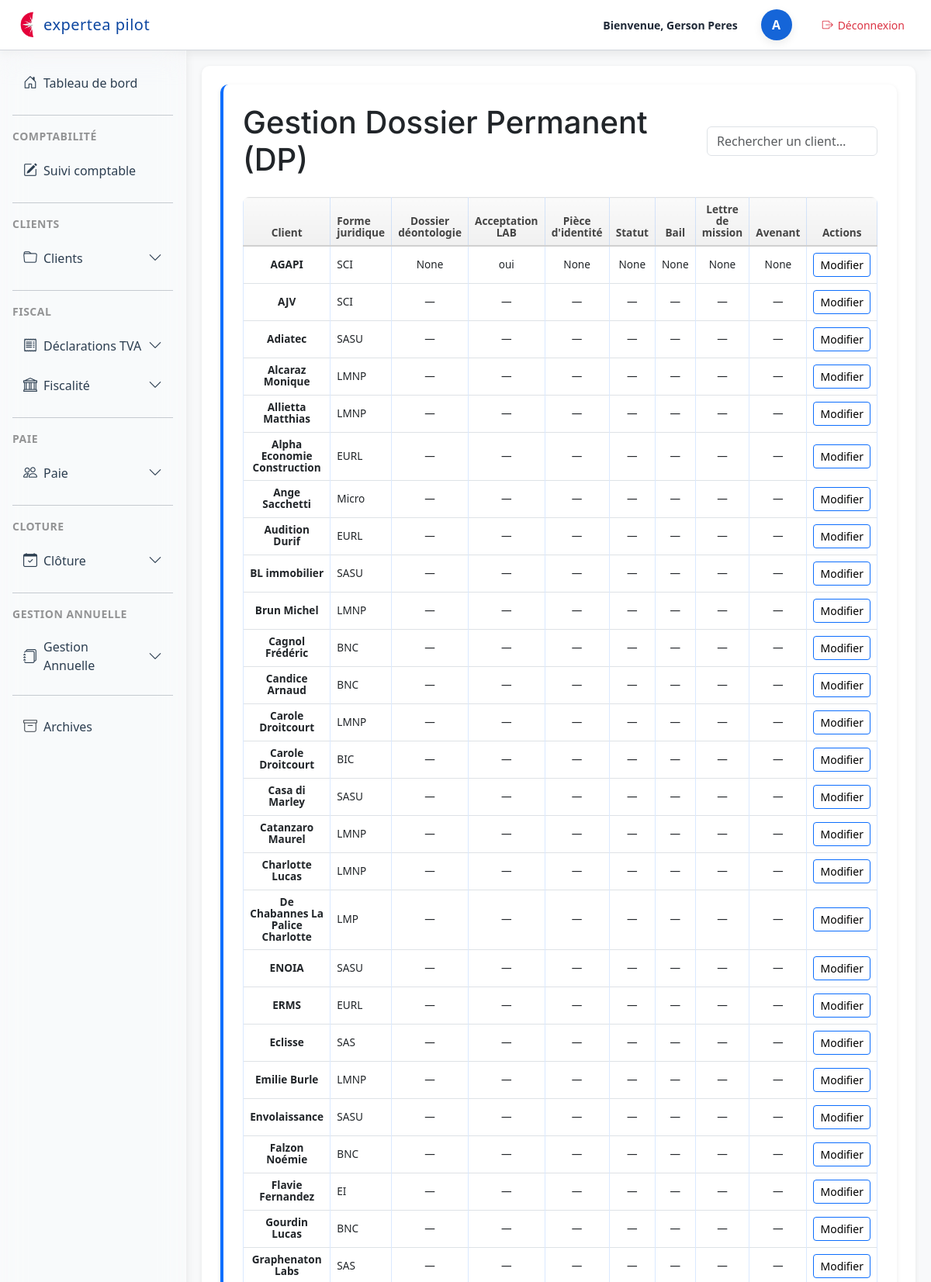
The page /dossiers/dp/gestion/ (signed in, upper part) on the database its author committed.
### dossiers/models.py (models this page shows, shortened)
class Client(models.Model):
    REGIME_IMPOSITION_CHOICES = [
        ('IS', 'IS'),
        ('IR', 'IR'),
        ("RS", "Réel simplifié"),
        ("RN", "Réel normal"),
        ("MICRO", "Micro"),
        ("IR_CRL", "IR (CRL)"),
    ]
    REGIME_TVA_CHOICES = [
        ('CA3M', 'CA3 mensuelle'),
        ('CA3T', 'CA3 trimestrielle'),
        ('CA12', 'CA12'),
        ('FRANCHISE', 'Franchise'),
        ('EXO', 'Exonéré'),
    ]
    PERIODICITE_CHOICES = [
        ('MENSUEL', 'Mensuel'),
        ('TRIMESTRIEL', 'Trimestriel'),
        ('ANNUEL', 'Annuel'),
        ('REGULIER', 'Régulier'),
    ]
    user = models.OneToOneField(
        User,
        on_delete=models.CASCADE,
        null=True,
        blank=True,
        help_text="Utilisateur associé à ce client"
    )
    numero = models.IntegerField(null=True, blank=True)
    nom = models.CharField(max_length=255)
    forme_juridique = models.CharField(max_length=50)
    regime_imposition = models.CharField(
        max_length=20,
        choices=REGIME_IMPOSITION_CHOICES,
        null=True,
        blank=True
    )
    date_cloture = models.CharField(max_length=10, blank=True, null=True)
    regime_tva = models.CharField(
        max_length=20,
        choices=REGIME_TVA_CHOICES
    )
    periodicite = models.CharField(
        max_length=20,
        choices=PERIODICITE_CHOICES,
        null=True,
        blank=True,
        verbose_name="Périodicité de la saisie",
    )
    jour_echeance_tva = models.PositiveSmallIntegerField(
        blank=True,
        null=True,
        help_text="Jour du mois pour l'échéance TVA (1 à 31)"
    )
    commentaires = models.TextField(blank=True)
    archive = models.BooleanField(default=False)
    module_saisie = models.BooleanField(default=False, verbose_name="Saisie comptable")
    module_tva = models.BooleanField(default=False)
    module_cfe = models.BooleanField(default=False, verbose_name="CFE")
    module_cvae = models.BooleanField(default=False, verbose_name="CVAE")
    module_tvs = models.BooleanField(default=False, verbose_name="TVS")
    module_cloture = models.BooleanField(default=False, verbose_name="Clôture")
    module_dividendes = models.BooleanField(default=False, verbose_name="Dividendes")
    module_social = models.BooleanField(default=False, verbose_name="Social")
    module_ir = models.BooleanField(default=False, verbose_name="IR personnel")
    module_suivi_mission = models.BooleanField(default=False, verbose_name="Suivi mission et LAB")
    module_paie = models.BooleanField(default=False, verbose_name="Module Paie")

class DPDeclaration(models.Model):
    client = models.OneToOneField(
        Client,
        on_delete=models.CASCADE,
        related_name="dp"
    )
    dossier_deontologie = models.CharField(max_length=255, blank=True, null=True)
    acceptation_lab = models.CharField(max_length=255, blank=True, null=True)
    piece_identite = models.CharField(max_length=255, blank=True, null=True)
    statut = models.CharField(max_length=255, blank=True, null=True)
    bail = models.CharField(max_length=255, blank=True, null=True)
    lettre_mission = models.CharField(max_length=255, blank=True, null=True)
    avenant = models.CharField(max_length=255, blank=True, null=True)

### dossiers/views.py (the view)
# urls.py: path("dp/gestion/", views.dp_gestion, name="dp_gestion"),
@login_required
def dp_gestion(request):
    clients = Client.objects.all().order_by("nom")
    for client in clients:
        if not hasattr(client, "dp"):
            client.dp, _ = DPDeclaration.objects.get_or_create(client=client)
    return render(request, "dp/dp_gestion.html", {
        "clients": clients,
    })

### dossiers/templates/dp/dp_gestion.html (shortened to what this page needs)
{% extends "base.html" %}
{% block content %}
<section class="section">
<div class="d-flex justify-content-between align-items-center mb-4">
    <h1 class="m-0">Gestion Dossier Permanent (DP)</h1>
    <input type="text"
           id="searchInput"
           class="form-control"
           placeholder="Rechercher un client…"
           style="width: 220px;">
</div>
<table class="table table-bordered align-middle mt-4">
    <thead class="table-light">
        <tr>
            <th>Client</th>
            <th>Forme juridique</th>
            <th>Dossier déontologie</th>
            <th>Acceptation LAB</th>
            <th>Pièce d'identité</th>
            <th>Statut</th>
            <th>Bail</th>
            <th>Lettre de mission</th>
            <th>Avenant</th>
            <th>Actions</th>
        </tr>
    </thead>
    <tbody>
    {% for client in clients %}
        {% with dp=client.dp %}
        <tr>
            <td><strong>{{ client.nom }}</strong></td>
            <td>{{ client.forme_juridique|default:"—" }}</td>
            <td>{{ dp.dossier_deontologie|default:"—" }}</td>
            <td>{{ dp.acceptation_lab|default:"—" }}</td>
            <td>{{ dp.piece_identite|default:"—" }}</td>
            <td>{{ dp.statut|default:"—" }}</td>
            <td>{{ dp.bail|default:"—" }}</td>
            <td>{{ dp.lettre_mission|default:"—" }}</td>
            <td>{{ dp.avenant|default:"—" }}</td>
            <td>
                <a href="{% url 'dp_saisie' client.id %}"
                   class="btn btn-sm btn-outline-primary">
                    Modifier
                </a>
            </td>
        </tr>
        {% endwith %}
    {% endfor %}
    </tbody>
</table>
</section>
{% endblock %}

### dossiers/templates/base.html (shortened to what this page needs)
<!DOCTYPE html>
<html lang="fr">
<head>
    {% load static %}
    <link rel="stylesheet" href="{% static 'css/base.css' %}">
    <link rel="stylesheet" href="{% static 'css/dashboard.css' %}">
    <link rel="stylesheet"
          href="https://cdn.jsdelivr.net/npm/bootstrap@5.3.0/dist/css/bootstrap.min.css">
    <link rel="stylesheet"
      href="https://cdn.jsdelivr.net/npm/bootstrap-icons@1.11.3/font/bootstrap-icons.css">
</head>
<body class="bg-light">
<header class="top-header">
    <div class="header-left">
        <img src="{% static 'img/logo.png' %}" alt="Logo" class="header-logo">
        <span class="header-title">expertea pilot</span>
    </div>
    <div class="header-right">
        <span class="welcome-text">Bienvenue, {{request.user.get_full_name }}</span>
        <div class="avatar-circle d-flex justify-content-center align-items-center"
             style="width:40px; height:40px; border-radius:50%; background:#1565d8; color:white; font-weight:600; margin-left:15px;">
            {{ user.username|first|upper }}
        </div>
<a href="{% url 'logout' %}"
   class="btn btn-sm d-flex align-items-center"
   style="margin-left: 15px; background:white; color:#dc3545; border-radius:12px;">
    <i class="bi bi-box-arrow-right" style="margin-right:6px;"></i>
    Déconnexion
</a>
    </div>
</header>
<div class="layout-container d-flex w-100">
    <div class="sidebar-column position-relative d-flex flex-column">
        <aside id="sidebar" class="sidebar p-3">
            <nav class="nav flex-column">
<a class="nav-link d-flex align-items-center gap-2 {% if request.resolver_match.url_name == 'dashboard' %}active{% endif %}"
   href="{% url 'user_space' %}">
    <i class="bi bi-house-door"></i>
    <span class="sidebar-text">Tableau de bord</span>
</a>
                <hr class="sidebar-separator my-3 opacity-25">
                <div class="sidebar-section-title text-uppercase small opacity-75 mb-2">
                    Comptabilité
                </div>
                <a class="nav-link text-white d-flex align-items-center gap-2 {% if request.resolver_match.url_name == 'liste_suivi_comptable' %}active{% endif %}"
                   href="{% url 'liste_suivi_comptable' %}">
                    <i class="bi bi-pencil-square"></i>
                    <span class="sidebar-text">Suivi comptable</span>
                </a>
                <hr class="sidebar-separator my-3 opacity-25">
                <div class="sidebar-section-title text-uppercase small opacity-75 mb-2">
                    CLIENTS
                </div>
                <div class="nav-item">
                    <a class="nav-link text-white d-flex align-items-center gap-2"
                       data-bs-toggle="collapse"
                       href="#menuCLIENTS"
                       role="button"
                       aria-expanded="false"
                       aria-controls="menuCLIENTS">
                        <i class="bi bi-folder"></i>
                        <span class="sidebar-text">Clients</span>
                        <i class="bi bi-chevron-down ms-auto small"></i>
                    </a>
                </div>
                <hr class="sidebar-separator my-3 opacity-25">
                <div class="sidebar-section-title text-uppercase small opacity-75 mb-2">
                    FISCAL
                </div>
                <div class="nav-item">
                    <a class="nav-link text-white d-flex align-items-center gap-2"
                       data-bs-toggle="collapse"
                       href="#menuTVA"
                       role="button"
                       aria-expanded="false"
                       aria-controls="menuTVA">
                        <i class="bi bi-receipt"></i>
                        <span class="sidebar-text">Déclarations TVA</span>
                        <i class="bi bi-chevron-down ms-auto small"></i>
                    </a>
                </div>
		<div class="nav-item">
		    <a class="nav-link text-white d-flex align-items-center gap-2"
		       data-bs-toggle="collapse"
		       href="#menuFISCAL"
		       role="button"
		       aria-expanded="false"
		       aria-controls="menuFISCAL">
		        <i class="bi bi-bank"></i>
		        <span class="sidebar-text">Fiscalité</span>
		        <i class="bi bi-chevron-down ms-auto small"></i>
		    </a>
</div>
		<hr class="sidebar-separator my-3 opacity-25">
		<div class="sidebar-section-title text-uppercase small opacity-75 mb-2">
		    Paie
		</div>
		<div class="nav-item">
		    <a class="nav-link text-white d-flex align-items-center gap-2"
		       data-bs-toggle="collapse"
		       href="#menuPAIE"
		       role="button"
		       aria-expanded="false"
		       aria-controls="menuPAIE">
		        <i class="bi bi-people"></i>
		        <span class="sidebar-text">Paie</span>
		        <i class="bi bi-chevron-down ms-auto small"></i>
		    </a>
    </div>
<hr class="sidebar-separator my-3 opacity-25">
<div class="sidebar-section-title text-uppercase small opacity-75 mb-2">
    CLOTURE
</div>
<div class="nav-item">
    <a class="nav-link text-white d-flex align-items-center gap-2"
       data-bs-toggle="collapse"
       href="#menuCLOTURE"
       role="button"
       aria-expanded="false"
       aria-controls="menuCLOTURE">
        <i class="bi bi-calendar-check"></i>
        <span class="sidebar-text">Clôture</span>
        <i class="bi bi-chevron-down ms-auto small"></i>
    </a>
</div>
		<hr class="sidebar-separator my-3 opacity-25">
		<div class="sidebar-section-title text-uppercase small opacity-75 mb-2">
		    Gestion Annuelle
		</div>
		<div class="nav-item">
		    <a class="nav-link text-white d-flex align-items-center gap-2"
		       data-bs-toggle="collapse"
		       href="#menuANNUEL"
		       role="button"
		       aria-expanded="false"
		       aria-controls="menuANNUEL">
		        <i class="bi bi-journals"></i>
		        <span class="sidebar-text">Gestion Annuelle</span>
		        <i class="bi bi-chevron-down ms-auto small"></i>
		    </a>
                <hr class="sidebar-separator my-3 opacity-25">
<a class="nav-link d-flex align-items-center gap-2 {% if request.resolver_match.url_name == 'archives_clients' %}active{% endif %}"
   href="{% url 'archives_clients' %}">
    <i class="bi bi-archive"></i>
    <span class="sidebar-text">Archives</span>
</a>
            </nav>
        </aside>
    </div>
    <main class="flex-grow-1 p-4">
        {% block content %}
        {% endblock %}
    </main>
</div>
</body>
</html>

### rows shown on the page
Client: nom "AGAPI", forme_juridique "SCI", dp.dossier_deontologie "None", dp.acceptation_lab "oui", dp.piece_identite "None", dp.statut "None", dp.bail "None", dp.lettre_mission "None", dp.avenant "None"
Client: nom "AJV", forme_juridique "SCI", dp.dossier_deontologie "—", dp.acceptation_lab "—", dp.piece_identite "—", dp.statut "—", dp.bail "—", dp.lettre_mission "—", dp.avenant "—"
Client: nom "Adiatec", forme_juridique "SASU", dp.dossier_deontologie "—", dp.acceptation_lab "—", dp.piece_identite "—", dp.statut "—", dp.bail "—", dp.lettre_mission "—", dp.avenant "—"
Client: nom "Alcaraz Monique", forme_juridique "LMNP", dp.dossier_deontologie "—", dp.acceptation_lab "—", dp.piece_identite "—", dp.statut "—", dp.bail "—", dp.lettre_mission "—", dp.avenant "—"
Client: nom "Allietta Matthias", forme_juridique "LMNP", dp.dossier_deontologie "—", dp.acceptation_lab "—", dp.piece_identite "—", dp.statut "—", dp.bail "—", dp.lettre_mission "—", dp.avenant "—"
Client: nom "Alpha Economie Construction", forme_juridique "EURL", dp.dossier_deontologie "—", dp.acceptation_lab "—", dp.piece_identite "—", dp.statut "—", dp.bail "—", dp.lettre_mission "—", dp.avenant "—"
Client: nom "Ange Sacchetti", forme_juridique "Micro", dp.dossier_deontologie "—", dp.acceptation_lab "—", dp.piece_identite "—", dp.statut "—", dp.bail "—", dp.lettre_mission "—", dp.avenant "—"
Client: nom "Audition Durif", forme_juridique "EURL", dp.dossier_deontologie "—", dp.acceptation_lab "—", dp.piece_identite "—", dp.statut "—", dp.bail "—", dp.lettre_mission "—", dp.avenant "—"
Client: nom "BL immobilier", forme_juridique "SASU", dp.dossier_deontologie "—", dp.acceptation_lab "—", dp.piece_identite "—", dp.statut "—", dp.bail "—", dp.lettre_mission "—", dp.avenant "—"
Client: nom "Brun Michel", forme_juridique "LMNP", dp.dossier_deontologie "—", dp.acceptation_lab "—", dp.piece_identite "—", dp.statut "—", dp.bail "—", dp.lettre_mission "—", dp.avenant "—"
Client: nom "Cagnol Frédéric", forme_juridique "BNC", dp.dossier_deontologie "—", dp.acceptation_lab "—", dp.piece_identite "—", dp.statut "—", dp.bail "—", dp.lettre_mission "—", dp.avenant "—"
Client: nom "Candice Arnaud", forme_juridique "BNC", dp.dossier_deontologie "—", dp.acceptation_lab "—", dp.piece_identite "—", dp.statut "—", dp.bail "—", dp.lettre_mission "—", dp.avenant "—"
Client: nom "Carole Droitcourt", forme_juridique "LMNP", dp.dossier_deontologie "—", dp.acceptation_lab "—", dp.piece_identite "—", dp.statut "—", dp.bail "—", dp.lettre_mission "—", dp.avenant "—"
Client: nom "Carole Droitcourt", forme_juridique "BIC", dp.dossier_deontologie "—", dp.acceptation_lab "—", dp.piece_identite "—", dp.statut "—", dp.bail "—", dp.lettre_mission "—", dp.avenant "—"
Client: nom "Casa di Marley", forme_juridique "SASU", dp.dossier_deontologie "—", dp.acceptation_lab "—", dp.piece_identite "—", dp.statut "—", dp.bail "—", dp.lettre_mission "—", dp.avenant "—"
Client: nom "Catanzaro Maurel", forme_juridique "LMNP", dp.dossier_deontologie "—", dp.acceptation_lab "—", dp.piece_identite "—", dp.statut "—", dp.bail "—", dp.lettre_mission "—", dp.avenant "—"
Client: nom "Charlotte Lucas", forme_juridique "LMNP", dp.dossier_deontologie "—", dp.acceptation_lab "—", dp.piece_identite "—", dp.statut "—", dp.bail "—", dp.lettre_mission "—", dp.avenant "—"
Client: nom "De Chabannes La Palice Charlotte", forme_juridique "LMP", dp.dossier_deontologie "—", dp.acceptation_lab "—", dp.piece_identite "—", dp.statut "—", dp.bail "—", dp.lettre_mission "—", dp.avenant "—"
Client: nom "ENOIA", forme_juridique "SASU", dp.dossier_deontologie "—", dp.acceptation_lab "—", dp.piece_identite "—", dp.statut "—", dp.bail "—", dp.lettre_mission "—", dp.avenant "—"
Client: nom "ERMS", forme_juridique "EURL", dp.dossier_deontologie "—", dp.acceptation_lab "—", dp.piece_identite "—", dp.statut "—", dp.bail "—", dp.lettre_mission "—", dp.avenant "—"
Client: nom "Eclisse", forme_juridique "SAS", dp.dossier_deontologie "—", dp.acceptation_lab "—", dp.piece_identite "—", dp.statut "—", dp.bail "—", dp.lettre_mission "—", dp.avenant "—"
Client: nom "Emilie Burle", forme_juridique "LMNP", dp.dossier_deontologie "—", dp.acceptation_lab "—", dp.piece_identite "—", dp.statut "—", dp.bail "—", dp.lettre_mission "—", dp.avenant "—"
Client: nom "Envolaissance", forme_juridique "SASU", dp.dossier_deontologie "—", dp.acceptation_lab "—", dp.piece_identite "—", dp.statut "—", dp.bail "—", dp.lettre_mission "—", dp.avenant "—"
Client: nom "Falzon Noémie", forme_juridique "BNC", dp.dossier_deontologie "—", dp.acceptation_lab "—", dp.piece_identite "—", dp.statut "—", dp.bail "—", dp.lettre_mission "—", dp.avenant "—"
Client: nom "Flavie Fernandez", forme_juridique "EI", dp.dossier_deontologie "—", dp.acceptation_lab "—", dp.piece_identite "—", dp.statut "—", dp.bail "—", dp.lettre_mission "—", dp.avenant "—"
Client: nom "Gourdin Lucas", forme_juridique "BNC", dp.dossier_deontologie "—", dp.acceptation_lab "—", dp.piece_identite "—", dp.statut "—", dp.bail "—", dp.lettre_mission "—", dp.avenant "—"
Client: nom "Graphenaton Labs", forme_juridique "SAS", dp.dossier_deontologie "—", dp.acceptation_lab "—", dp.piece_identite "—", dp.statut "—", dp.bail "—", dp.lettre_mission "—", dp.avenant "—"

### other values the page prints
{{ request.user.get_full_name }} "Gerson Peres"
{{ user.username|first|upper }} "A"
